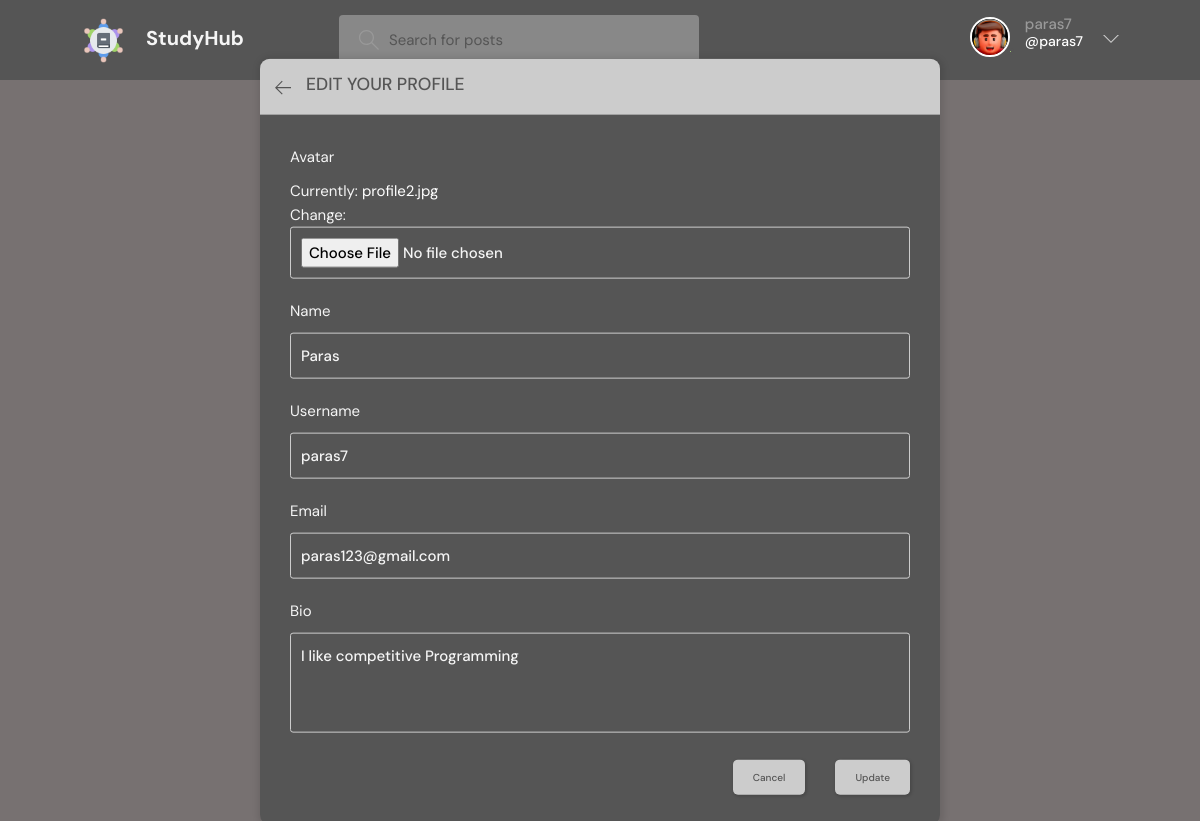
The page /update-user/ (signed in) on the database its author committed.
### base/models.py (models this page shows)
class User(AbstractUser):
    name = models.CharField(max_length=200, null=True)
    email = models.EmailField(unique=True, null=True)
    bio = models.TextField(null=True)
    avatar = models.ImageField(null=True, default="avatar.svg")
    USERNAME_FIELD = 'email'
    REQUIRED_FIELDS = []

### base/views.py (the view)
# urls.py: path('update-user/', views.updateUser, name="update-user"),
@login_required(login_url='login')
def updateUser(request):
    user = request.user
    form = UserForm(instance=user)
    if request.method == 'POST':
        form = UserForm(request.POST, request.FILES, instance=user)
        if form.is_valid():
            form.save()
            return redirect('user-profile', pk=user.id)
    return render(request, 'base/update-user.html', {'form': form})

### base/forms.py
class UserForm(ModelForm):
    class Meta:
        model = User
        fields = ['avatar', 'name', 'username', 'email', 'bio']

### base/templates/base/update-user.html (shortened to what this page needs)
{% extends 'main.html' %}
{% block content %}
<main class="update-account layout">
  <div class="container">
    <div class="layout__box">
      <div class="layout__boxHeader">
        <div class="layout__boxTitle">
          <a href="{% url 'home' %}">
            <svg version="1.1" xmlns="http://www.w3.org/2000/svg" width="32" height="32" viewBox="0 0 32 32">
              <title>arrow-left</title>
              <path
                d="M13.723 2.286l-13.723 13.714 13.719 13.714 1.616-1.611-10.96-10.96h27.625v-2.286h-27.625l10.965-10.965-1.616-1.607z">
              </path>
            </svg>
          </a>
          <h3>Edit your profile</h3>
        </div>
      </div>
      <div class="layout__body">
        <form class="form" action="" method="POST" enctype="multipart/form-data">
          {% for field in form %}
          <div class="form__group">
            <label for="profile_pic">{{field.label}}</label>
            {{field}}
          </div>
          {% endfor %}
          <div class="form__action">
            <a class="btn btn--dark" href="{{request.META.HTTP_REFERER}}">Cancel</a>
            <button class="btn btn--main" type="submit">Update</button>
          </div>
        </form>
      </div>
    </div>
  </div>
</main>
{% endblock content %}

### templates/navbar.html (shortened to what this page needs)
{% load static %}
<header class="header header--loggedIn  nvbar">
    <div class="container">
        <a href="{% url 'home' %}" class="header__logo">
            <img src="{% static 'images/logo.png' %}" />
            <h1>StudyHub</h1>
        </a>
        <form class="header__search" method="GET" action="{% url 'home' %}">
            <label>
                <input name="q" placeholder="Search for posts" value="{{cur_srch}}"/>
            </label>
        </form>
        <nav class="header__menu">
            {% if request.user.is_authenticated %}
            <div class="header__user">
                <a href="{% url 'user-profile' request.user.id %}">
                    <div class="avatar avatar--medium active">
                        <img src="{{request.user.avatar.url}}" />
                    </div>
                    <p>{{request.user.username}} <span>@{{request.user.username}}</span></p>
                </a>
                <button class="dropdown-button">
                    <svg version="1.1" xmlns="http://www.w3.org/2000/svg" width="32" height="32" viewBox="0 0 32 32">
                        <title>chevron-down</title>
                        <path d="M16 21l-13-13h-3l16 16 16-16h-3l-13 13z"></path>
                    </svg>
                </button>
            </div>
            {% else %}
            <a href="{% url 'login' %}">
                <img src="{% static 'images/avatar.svg' %}" />
                <p>Login</p>
            </a>
            {% endif %}
        </nav>
    </div>
</header>

### rows shown on the page
User: user.avatar (picture), user.username "paras7", form "Paras" "paras7" "paras123@gmail.com" "I like competitive Programming"

### other values the page prints
{{ field.label }} "Avatar" "Name" "Username" "Email" "Bio"
